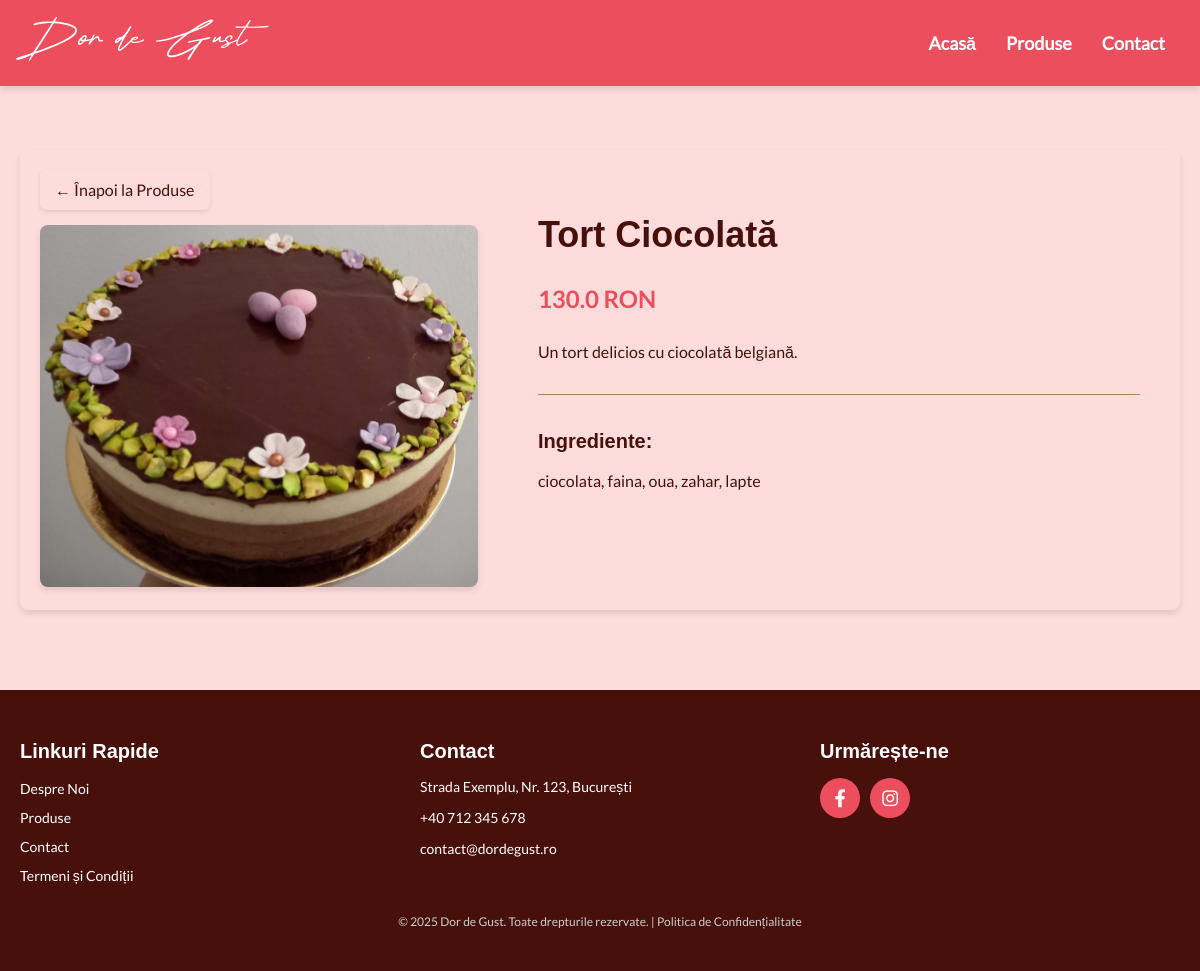
/products/1, run on the app's committed database.
### tables this page shows
CREATE TABLE "produse" (
	"id"	INTEGER,
	"nume"	TEXT NOT NULL,
	"descriere"	TEXT NOT NULL,
	"pret"	REAL NOT NULL,
	"imagine"	TEXT NOT NULL,
	"categorie"	TEXT,
	"ingrediente"	TEXT,
	PRIMARY KEY("id" AUTOINCREMENT)
);

### app.py (the view)
@app.route('/products/<int:product_id>')
def product_details(product_id):
    conn = get_db_connection()
    produs = conn.execute('SELECT * FROM produse WHERE id = ?', (product_id,)).fetchone()
    conn.close()
    return render_template('product.html', produs=produs)

### app.py (called while the page is built)
def get_db_connection():
    conn = sqlite3.connect(DATABASE)
    conn.row_factory = sqlite3.Row
    return conn

### templates/product.html (shortened to what this page needs)
<!DOCTYPE html>
<html lang="ro">
<head>
    <link rel="stylesheet" href="/static/css/styles.css">
    <link href="https://cdnjs.cloudflare.com/ajax/libs/font-awesome/6.0.0-beta3/css/all.min.css" rel="stylesheet">
</head>
<body>
    <header>
        <div class="logo"><a href="/">Dor de Gust</a></div>
        <nav>
            <ul>
                <li><a href="/">Acasă</a></li>
                <li><a href="/products">Produse</a></li>
                <li><a href="/contact">Contact</a></li>
            </ul>
        </nav>
    </header>
    <main>
        <div class="product-details">
            <div class="product-image">
                <a href="/products" class="back-button">&larr; Înapoi la Produse</a>
                <img src="{{ produs['imagine'] }}" alt="{{ produs['nume'] }}">
            </div>
            <div class="product-info">
                <h1>{{ produs['nume'] }}</h1>
                <p class="price">{{ produs['pret'] }} RON</p>
                <p>{{ produs['descriere'] }}</p>
                <div class="product-ingredients">
                    <h3>Ingrediente:</h3>
                    <p>{{ produs['ingrediente'] }}</p>
                </div>
            </div>
        </div>
    </main>
    <footer>
        <div class="footer-container">
            <div class="footer-nav">
                <h3>Linkuri Rapide</h3>
                <ul>
                    <li><a href="#about">Despre Noi</a></li>
                    <li><a href="/products">Produse</a></li>
                    <li><a href="#contact">Contact</a></li>
                    <li><a href="/termeni-si-conditii">Termeni și Condiții</a></li>
                </ul>
            </div>
            <div class="footer-contact">
                <h3>Contact</h3>
                <p>Strada Exemplu, Nr. 123, București</p>
                <p><a href="tel:+40712345678">+40 712 345 678</a></p>
                <p><a href="mailto:contact@dordegust.ro">contact@dordegust.ro</a></p>
            </div>
            <div class="social-icons">
                <h3>Urmărește-ne</h3>
                <div class="icons-container">
                <a href="https://facebook.com" target="_blank" class="circle-icon"><i class="fab fa-facebook-f"></i></a>
                <a href="https://instagram.com" target="_blank" class="circle-icon"><i class="fab fa-instagram"></i></a>
</div>
            </div>
        </div>
        <p class="footer-copyright">
            &copy; 2025 Dor de Gust. Toate drepturile rezervate. |
            <a href="/politica-confidentialitate">Politica de Confidențialitate</a>
        </p>
    </footer>
</body>
</html>

### static/css/styles.css (style rules this page uses)
:root { --roz-glazurat: #FEDCDB; --miere: #F2AF5E; --inghetata-capsuni: #EC4E5D; --caramel: #BF7F5B; --ciocolata-neagra: #47100B; }
body { margin: 0; padding: 0; font-family: 'Lato', Arial, sans-serif; background-color: var(--roz-glazurat); color: var(--ciocolata-neagra); }
header { position: fixed; top: 0; left: 0; width: 100%; background-color: var(--inghetata-capsuni); color: var(--ciocolata-neagra); padding: 15px 20px; display: flex; justify-content: space-between; align-items: center; box-shadow: 0 4px 6px rgba(0, 0, 0, 0.1); z-index: 1000; box-sizing: border-box; }
.logo a { font-family: 'The Signature'; font-size: 55px; color: white; text-decoration: none; }
nav ul { list-style: none; margin: 0; padding: 0; display: flex; }
nav ul li { margin: 0 15px; }
nav ul li a { text-decoration: none; color: white; font-weight: bold; font-size: 18px; transition: color 0.3s; }
main { padding: 20px; margin-top: 70px; }
footer { background-color: var(--ciocolata-neagra); color: white; padding: 30px 20px; font-family: 'Lato', Arial, sans-serif; }
.footer-container { display: flex; flex-wrap: wrap; gap: 40px; justify-content: space-between; max-width: 1200px; margin: 0 auto; }
.footer-nav, .footer-contact, .social-icons { flex: 1 1 30%; }
.footer-nav h3, .footer-contact h3, .social-icons h3 { font-family: 'Pattaya', Arial, sans-serif; font-size: 20px; margin-bottom: 15px; }
.footer-nav ul { list-style: none; padding: 0; margin: 0; }
.footer-nav ul li { margin-bottom: 10px; }
.footer-nav ul li a { color: white; text-decoration: none; font-size: 14px; }
.footer-contact p, .footer-contact a { font-size: 14px; color: white; text-decoration: none; }
.circle-icon { display: inline-flex; align-items: center; justify-content: center; width: 40px; height: 40px; border-radius: 50%; background-color: var(--inghetata-capsuni); color: white; font-size: 18px; text-decoration: none; transition: background-color 0.3s ease, transform 0.3s ease; gap: 25px; }
.icons-container { gap: 10px; display: flex; }
.circle-icon i { margin: 0; }
.footer-copyright { text-align: center; margin-top: 20px; font-size: 12px; color: #ccc; }
.footer-copyright a { color: #ccc; text-decoration: none; }

### templates/product.html (style rules this page uses)
.product-details { display: flex; gap: 40px; margin: 60px auto; max-width: 1200px; align-items: flex-start; padding: 20px; background-color: var(--roz-glazurat); border-radius: 8px; box-shadow: 0 4px 6px rgba(0, 0, 0, 0.1); }
.back-button { display: inline-block; margin-bottom: 15px; font-family: 'Lato', Arial, sans-serif; font-size: 16px; color: var(--ciocolata-neagra); text-decoration: none; background-color: var(--roz-glazurat); padding: 10px 15px; border-radius: 6px; transition: background-color 0.3s ease, color 0.3s ease; box-shadow: 0 2px 4px rgba(0, 0, 0, 0.1); }
.product-image { position: relative; flex: 1 1 40%; max-width: 40%; }
.product-image img { width: 100%; border-radius: 8px; box-shadow: 0 4px 6px rgba(0, 0, 0, 0.1); }
.product-info { flex: 1 1 55%; max-width: 55%; text-align: left; padding: 20px; }
.product-info h1 { font-family: 'Pattaya', Arial, sans-serif; font-size: 36px; color: var(--ciocolata-neagra); margin-bottom: 20px; }
.product-info .price { font-family: 'Lato Bold', Arial, sans-serif; font-size: 24px; color: var(--inghetata-capsuni); margin-bottom: 20px; }
.product-info p { font-family: 'Lato', Arial, sans-serif; font-size: 16px; line-height: 1.6; color: var(--ciocolata-neagra); margin-bottom: 15px; }
.product-ingredients { margin-top: 30px; padding-top: 15px; border-top: 1px solid var(--caramel); }
.product-ingredients h3 { font-family: 'Pattaya', Arial, sans-serif; font-size: 20px; color: var(--ciocolata-neagra); margin-bottom: 10px; }
.product-ingredients p { font-family: 'Lato', Arial, sans-serif; font-size: 16px; color: var(--ciocolata-neagra); line-height: 1.5; }

### data on the page
produse: imagine (picture), nume "Tort Ciocolată", pret "130.0", descriere "Un tort delicios cu ciocolată belgiană.", ingrediente "ciocolata, faina, oua, zahar, lapte"
